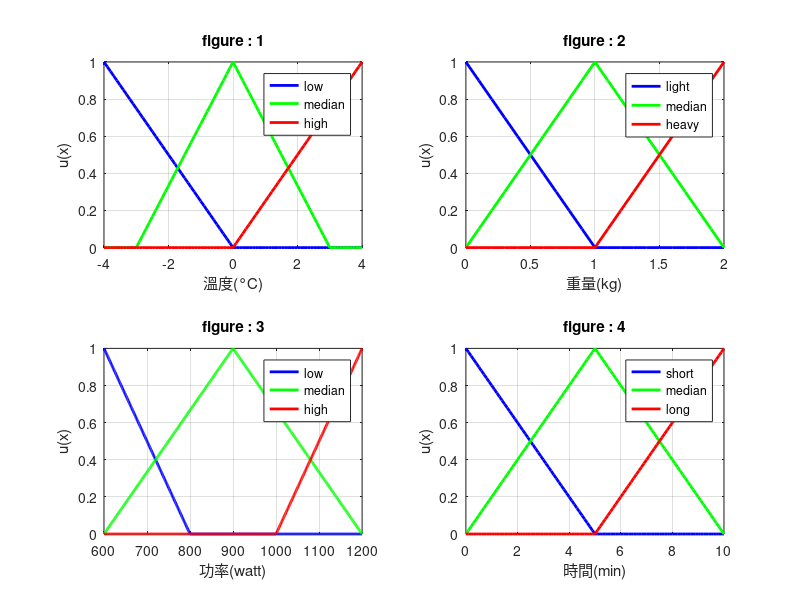
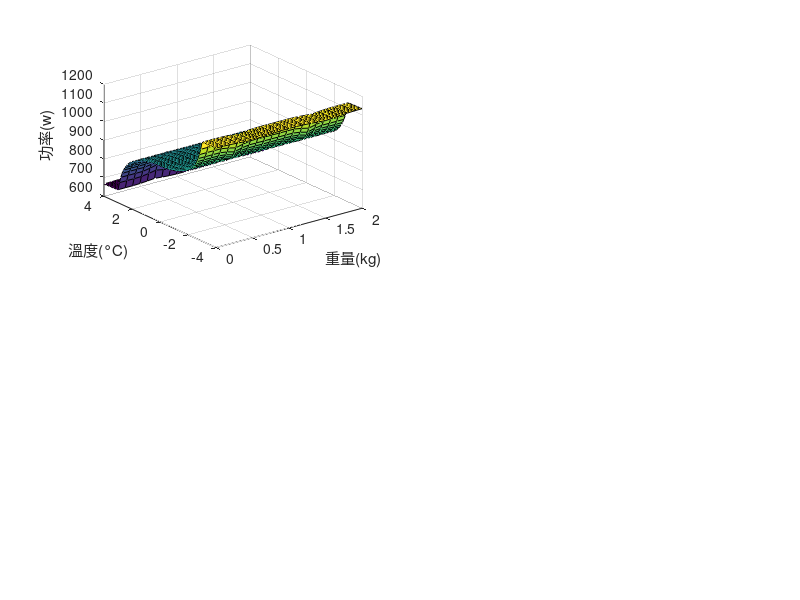

These figures' MATLAB source, in order: (Note: this script raises an error after producing the figures.)
clear

wn = 600;
minn = 100;
%% 計算橫軸
x = linspace(-4,4,81);
y = linspace(0,2,21);
w = linspace(600,1200,1+wn);
m = linspace(0,10,1+minn);

%% 計算各個參數的u(x)值
% 溫度(低 中 高)81點
templow = (x <= 0) .* (-x/4);
tempmed = (x>=-3 & x <= 0) .* (x/3+1) + (x > 0 & x <= 3) .* (-x/3+1);
temphigh = (x >= 0) .* (x/4);
templen = length(templow);
% 重量(輕 中 重)21點
wlight = (y <= 1) .* (1-y);
wmed = (y >= 0 & y <= 1) .* y + (y > 1 & y <= 2) .* (2-y);
wheavy = (y >= 1) .* (y-1);
wlen = length(wlight);
% 功率(低 中 高)601點
wattlow = (w <= 800) .* (4-w/200);
wattmed = (w <= 900) .* (w/300-2) + (w>900 & w<1200).*(4-w/300);
watthigh = (w >= 1000) .* (w/200-5);
wattlen = length(wattlow);
% 時間(短 中 長)101點
minshort = (m <= 5) .* (1-m/5);
minmed = (m <= 5) .* (m/5) + (m>5) .* (-m/5+2);
minlong = (m >= 5) .* (m/5-1);
minlen = length(minshort);

% 整合(繪圖)
namecol = {templow,tempmed,temphigh,wlight,wmed,wheavy,wattlow,wattmed,watthigh,minshort,minmed,minlong};
namehorizon = {x,y,w,m};
xlab = {'溫度(°C)','重量(kg)','功率(watt)','時間(min)'}; 
leg = {'low','median','high';'light','median','heavy';'low','median','high';'short','median','long'};
ind_name=1;
figure(1);
for fig = 1:4
    subplot(2,2,fig)
    plot(namehorizon{fig}, namecol{ind_name}, 'b', 'LineWidth', 2);
    hold on;
    plot(namehorizon{fig}, namecol{ind_name+1}, 'g', 'LineWidth',2);
    hold on;
    plot(namehorizon{fig}, namecol{ind_name+2}, 'r', 'LineWidth', 2);
    ind_name=ind_name+3;
    xlabel(sprintf('%s', xlab{fig}));
    ylabel('u(x)');
    title(sprintf('figure : %d',fig))
    legend(leg{fig,1},leg{fig,2},leg{fig,3})
    grid on;
end

%預分配
watt = zeros(length(x),length(y));
wattmat = zeros(length(x),length(y));
wattmod = zeros(length(x),length(y));
wattcen = zeros(length(x),length(y));

mins = zeros(length(x),length(y));
minmat = zeros(length(x),length(y));
minmod = zeros(length(x),length(y));
mincen = zeros(length(x),length(y));

for i = 1:length(x)
    for j = 1:length(y)
        % alpha cut(取小)
        alphacut = [min(templow(i),wheavy(j)), min(templow(i),wmed(j)), min(templow(i),wlight(j));
            min(tempmed(i),wheavy(j)), min(tempmed(i),wmed(j)), min(tempmed(i),wlight(j));
            min(temphigh(i),wheavy(j)), min(temphigh(i),wmed(j)), min(temphigh(i),wlight(j))];

        % 功率cutted(watt)
        wattresultcut = cell(1,9);
        for cutn = 1:3
            wattresultcut{1,cutn} = min(alphacut(1,cutn),watthigh);
            wattresultcut{1,cutn+3} = min(alphacut(2,cutn),wattmed);
            wattresultcut{1,cutn+6} = min(alphacut(3,cutn),wattlow);
        end
        wattresult = zeros(1, length(w));
        for res = 1:length(wattresultcut)
            wattresult = max(wattresult,wattresultcut{res});
        end
        % 結果(center of gravity)
        sum_watt = sum(wattresult);
        watt(i,j) = sum(wattresult .* w) / sum_watt;

        % mean of maxima
        max_val = max(wattresult);
        max_indices = find(wattresult == max_val);% 取最大值區間
        wattmat(i,j) = sum(w(max_indices))/length(max_indices);
        
        % modified mean of maxima
        wattmod(i,j) = (w(max_indices(1))+w(max_indices(length(max_indices))))/2;
        
        % center avarage
        sums1 = 0; % 分子
        sums2 = 0; % 分母
        for J = 1:length(wattresultcut)
            max_val = max(wattresultcut{J});
            max_indices = find(wattresultcut{J} == max_val);% 取最大值區間
            max_ind = round(median(max_indices));% 找出中點
            sums1 = sums1 + w(max_ind)*wattresultcut{J}(max_ind);
            sums2 = sums2 + wattresultcut{J}(max_ind);
        end
        wattcen(i,j) = sums1/sums2;

        % 時間cutted(times)
        minresultcut = cell(1,9);
        for cutn = 1:3
            minresultcut{1,cutn} = min(alphacut(cutn,1),minlong);
            minresultcut{1,cutn+3} = min(alphacut(cutn,2),minmed);
            minresultcut{1,cutn+6} = min(alphacut(cutn,3),minshort);
        end

        minresult = zeros(size(minresultcut{1}));
        for res = 1:9
            minresult = max(minresult,minresultcut{res});
        end

        % 結果(center of gravity)
        sum_min = sum(minresult);
        mins(i,j) = sum(minresult .* m) / sum_min;

        % mean of maxima
        max_val = max(minresult);
        max_indices = find(minresult == max_val);% 取最大值區間
        minmat(i,j) =  sum(m(max_indices))/length(max_indices);
        
        % modified mean of maxima
        minmod(i,j) = (m(max_indices(1))+m(max_indices(length(max_indices))))/2;
        
        % center avarage
        sums1 = 0; % 分子
        sums2 = 0; % 分母
        for J = 1:length(minresultcut)
            max_val = max(minresultcut{J});
            max_indices = find(minresultcut{J} == max_val);% 取最大值區間
            max_ind = round(median(max_indices));% 找出中點
            sums1 = sums1 + m(max_ind)*minresultcut{J}(max_ind);
            sums2 = sums2 + minresultcut{J}(max_ind);
        end
        mincen(i,j) = sums1/sums2;
    end
end

% 繪圖
resultsname = {'Center of Gravity','Mean of Maxima','Modified Mean of Maxima','Center Avarage'};
%%分開繪圖
% 功率(w)
% wresult = {watt,wattmat,wattmod,wattcen};
% for n_plot = 1:length(resultsname)
%     figure(n_plot+1)
%     surf(y,x,wresult{n_plot});
%     xlabel('重量(kg)');
%     ylabel('溫度(°C)');
%     zlabel('功率(w)');
%     title(sprintf('功率關係圖 : %s'),resultsname{n_plot})
% end
% 
% % 時間(min)
% mresult = {mins,minmat,minmod,mincen};
% for n_plot = 1:length(resultsname)
%     figure(n_plot+5);
%     surf(y,x,mresult{n_plot});
%     xlabel('重量(kg)');
%     ylabel('溫度(°C)');
%     zlabel('時間(min)');
%     title(sprintf('時間關係圖 : %s'),resultsname{n_plot})
% end

%%合併繪圖
% 功率(w)
wresult = {watt,wattmat,wattmod,wattcen};
for n_plot = 1:length(resultsname)
    figure(2)
    subplot(2,2,n_plot)
    surf(y,x,wresult{n_plot});
    xlabel('重量(kg)');
    ylabel('溫度(°C)');
    zlabel('功率(w)');
    title(sprintf('功率關係圖 : %s'),resultsname{n_plot})
end

% 時間(min)
mresult = {mins,minmat,minmod,mincen};
for n_plot = 1:length(resultsname)
    figure(3);
    subplot(2,2,n_plot)
    surf(y,x,mresult{n_plot});
    xlabel('重量(kg)');
    ylabel('溫度(°C)');
    zlabel('時間(min)');
    title(sprintf('時間關係圖 : %s'),resultsname{n_plot})
end
